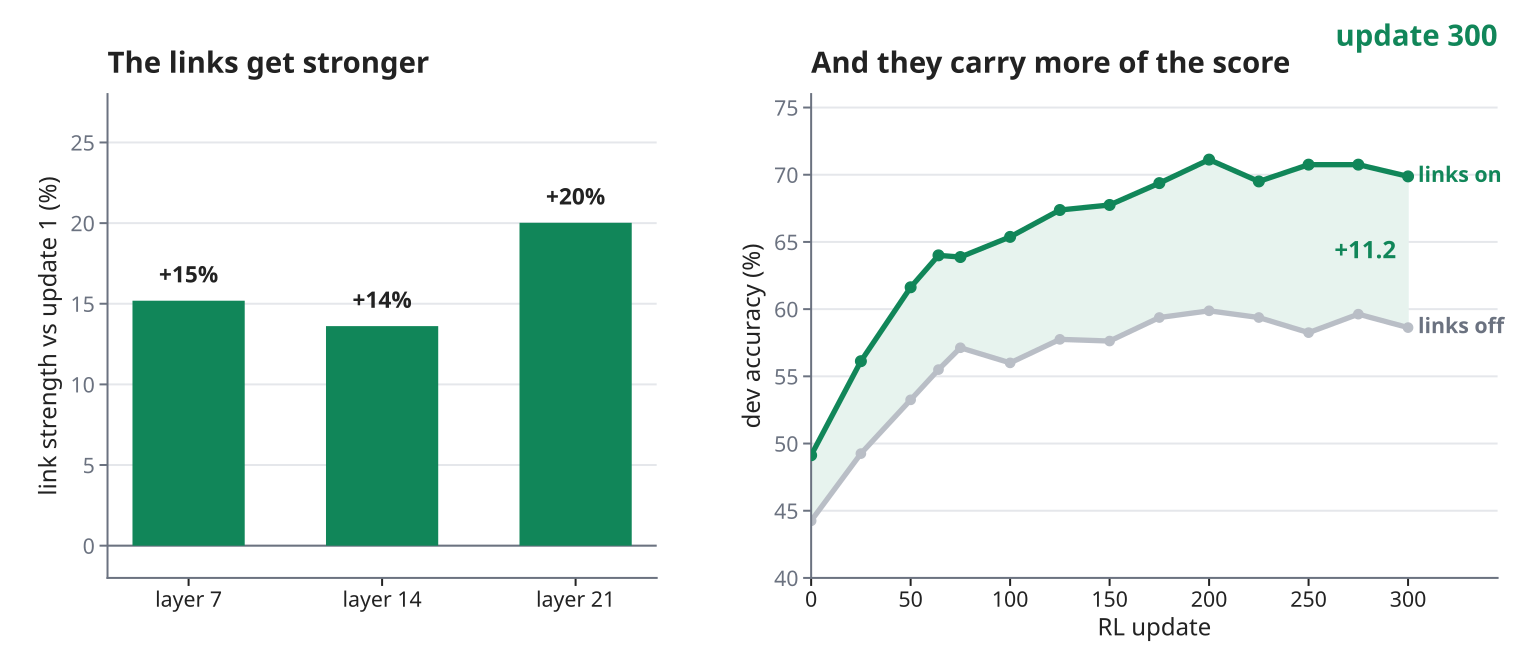

Write Python code to recreate this figure.
"""Review re-render of 'RL strengthens a calculator link the model already uses' (orig: rl_wiring/make_anim.py
anim_w3d -> rl_wiring/anim_w3d_links.gif, 990x413 px, 9-15 px text). Same REAL logged values (rl_wiring/figdata/W3d_s0.jsonl):
left = link strength ||diag(gate) W|| per layer vs update 1 (every update); right = dev links on vs links off (same host) at
every 25-update checkpoint. Changes: 1600x700, blog sizes (22/18/16 pt), one short title per panel, direct labels
instead of the legend, subtitle lines dropped. Frames every 5 updates, last frame held ~1.5 s."""
import os, json, subprocess
from blogstyle import *
from matplotlib.animation import FuncAnimation, PillowWriter
FD = os.path.join(HERE, '..', '..', '..', 'rl', 'results', 'wiring', 'figdata')
rows = [json.loads(l) for l in open(os.path.join(FD, 'W3d_s0.jsonl'))]
FRAMES = list(range(5, 301, 5)) + [300] * 12; FPS = 8


def curve(key):
    out = {}
    for r in rows:
        if key in r:
            d = r[key]; t = [k for k in d if k.endswith('_acc')][0]; out[d['u']] = d[t]
    return dict(sorted(out.items()))


eff = {r['u']: r['link_eff'] for r in rows if 'reward' in r and 'link_eff' in r}
L = ['calc@7', 'calc@14', 'calc@21']; base = eff[1]
on = curve('dev'); off = {}
for k in ('dev_host_curve', 'dev_hostonly'): off.update(curve(k))
fig, (a, b) = plt.subplots(1, 2, figsize=SIZE, gridspec_kw=dict(width_ratios=[1, 1.25]))
fig.subplots_adjust(top=0.86, bottom=0.14, left=0.07, right=0.975, wspace=0.25)
cap = fig.text(0.975, 0.965, '', ha='right', va='top', fontsize=TITLE, fontweight='bold', color=GREEN)


def draw(u):
    a.clear(); b.clear()
    g = [100 * (eff[u][k] / base[k] - 1) for k in L]
    a.bar(range(3), g, 0.58, color=GREEN, zorder=3)
    for i, y in enumerate(g):
        a.text(i, max(y, 0) + 0.8, f'+{y:.0f}%' if y >= 0 else f'{y:.0f}%', ha='center', va='bottom', fontsize=VAL + 1, fontweight='bold')
    a.set_xticks(range(3)); a.set_xticklabels(['layer 7', 'layer 14', 'layer 21']); a.tick_params(axis='x', length=0)
    style(a, 'The links get stronger', 'link strength vs update 1 (%)', (-2, 28))
    a.axhline(0, color=INK2, lw=1.5)
    us = [x for x in on if x <= u]; uo = [x for x in us if x in off]
    b.fill_between(uo, [off[x] for x in uo], [on[x] for x in uo], color=PALE, zorder=1)
    b.plot(us, [on[x] for x in us], '-o', color=GREEN, ms=8, lw=4, zorder=3)
    b.plot(uo, [off[x] for x in uo], '-o', color=GREY, ms=7, lw=4, zorder=2)
    if uo:
        x = uo[-1]
        gx, gha = (x - 6, 'right') if x >= 60 else (x + 110, 'left')
        b.text(gx, (on[x] + off[x]) / 2, f'+{on[x] - off[x]:.1f}', ha=gha, va='center', fontsize=VAL + 2, color=GREEN, fontweight='bold')
        b.text(x + 5, on[x], 'links on', ha='left', va='center', fontsize=VAL, color=GREEN, fontweight='bold')
        b.text(x + 5, off[x], 'links off', ha='left', va='center', fontsize=VAL, color=INK2, fontweight='bold')
    b.set_xlim(0, 345); b.set_xticks([0, 50, 100, 150, 200, 250, 300]); b.set_xlabel('RL update')
    style(b, 'And they carry more of the score', 'dev accuracy (%)', (40, 76))
    cap.set_text(f'update {u}')


for u in (5, 150, 300):
    draw(u); fig.savefig(os.path.join(HERE, f'anim_w3d_links_u{u}.png'), dpi=DPI)
draw(300); fig.savefig(os.path.join(HERE, 'anim_w3d_links.svg'))
anim = FuncAnimation(fig, lambda i: draw(FRAMES[i]), frames=len(FRAMES))
gif = os.path.join(HERE, 'anim_w3d_links.gif')
anim.save(gif, writer=PillowWriter(fps=FPS), dpi=DPI)
subprocess.run(['gifsicle', '-O3', '--colors', '64', '-b', gif], check=False)
print('wrote', gif, os.path.getsize(gif) // 1024, 'KB')
